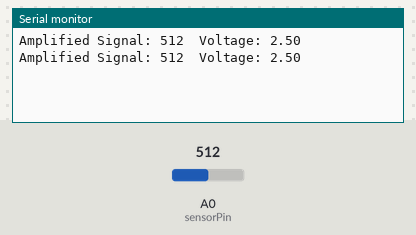
Simulated run of this sketch. Board: Arduino Uno, built with avr-gcc and run on an emulated ATmega328P. Shown: the last lines printed to the serial monitor. The inputs (shaded band) are chosen by the test bench; at power-on: A0 (sensorPin) = 512.

Above: at 1.8 s.
1.9 s: A0 (sensorPin) set to 716
At 2.8 s:
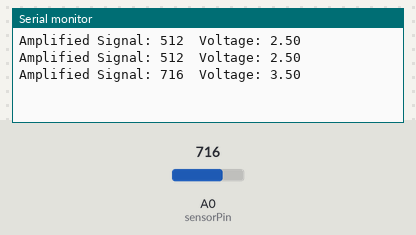
3.4 s: A0 (sensorPin) set to 900
At 4.7 s:
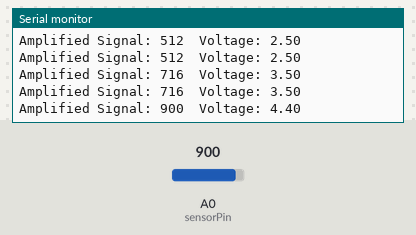
Timing chart, 0 to 6.4 s (numbered marks = the images above; inputs shaded):
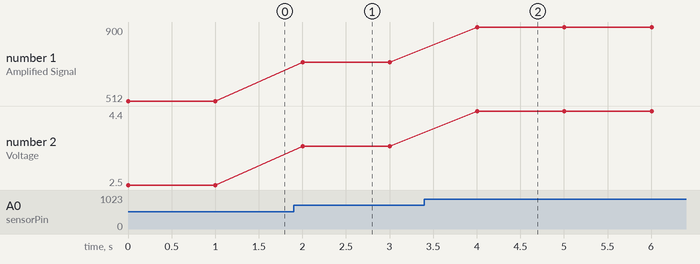

The sketch:

Analog_Digital_Data.ino
```cpp
#include <DHT.h> //包含DHT库，用于与DHT传感器通信

#define AMP_PIN A0 //定义DHT传感器连接的引脚为Analog A0
#define DHTTYPE DHT11 //定义DHT传感器的类型为DHT11

DHT dht(AMP_PIN, DHTTYPE); //创建DHT传感器对象，指定引脚和传感器类型

//光敏电阻

const int sensorPin = A0; //定义常量 sensorPin，连接输入引脚A0

void setup(){
	Serial.begin(9600); //初始化串行通信，波特率设为9600
}

void loop(){
	int ampValue = analogRead(sensorPin); // 从常量sensorPin读取模拟信号值并存储在ampValue中
  //analogRead函数返回一个从0到1023的整数值，代表从0到5V的电压。

	float voltage = ampValue * (5.0/1023.0); //将模拟值转换为实际电压值
	//模拟输入的范围是0到1023，对应的电压范围是0到5V，将模拟值ampValue转换为实际电压值

	Serial.print("Amplified Signal: "); //输出字符串 "Amplified Signal: "
	Serial.print(ampValue); //输出 ampValue 的值
	Serial.print("\tVoltage: "); //输出字符串"Voltage: "
	Serial.println(voltage); //输出 voltage 的值
	delay(1000); //等待1秒，然后继续循环
}
```

Measured:
- after the input at 1.9 s, the serial monitor: prints a new line after 0.10 s (image 1)
- after the input at 3.4 s, the serial monitor: prints a new line after 0.60 s (image 2)
- plotted number 1: 512 → 716 after the input at 1.9 s, 716 → 900 after the input at 3.4 s
- plotted number 2: 2.5 → 3.5 after the input at 1.9 s, 3.5 → 4.4 after the input at 3.4 s
